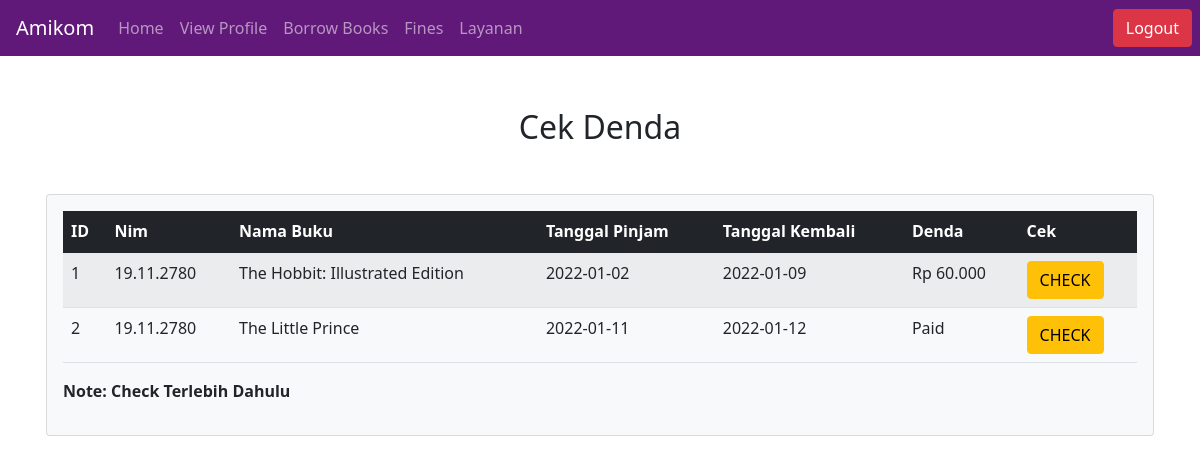
Page /fine_student.php (signed in) on the committed database.
### tables this page shows
CREATE TABLE `borrow` (
  `borrowId` int(11) NOT NULL,
  `Nim` varchar(255) NOT NULL,
  `bookId` int(2) NOT NULL,
  `bookName` varchar(255) NOT NULL,
  `borrowDate` date NOT NULL,
  `returnDate` date NOT NULL,
  `borrowStatus` int(2) NOT NULL,
  `fine` varchar(100) NOT NULL
);

### fine_student.php (the view, shortened to what this page needs)
<?php
    include "./includes/conn.php";
	if(isset($_COOKIE['nameUser'])){
		$user = $_COOKIE['nameUser'];
	}else{
		$user = $_SESSION['usernameUser'];
	}
	function rupiah($angka){
		if($angka == "Paid"){
			$hasil_rupiah = "Paid";
		}else{
			$hasil_rupiah = "Rp " . number_format($angka,0,',','.');
		}
		return $hasil_rupiah;
    }
 ?>
<!DOCTYPE html>
<html lang="en">
<head>
    <link href="https://cdn.jsdelivr.net/npm/bootstrap@5.1.3/dist/css/bootstrap.min.css" rel="stylesheet">
</head>
<body>
<?php include "includes/nav_user.php"; ?>
<div class="container">
	<div class="container p-1 mt-5">
		<h2 class="mb-5"><center>Cek Denda</center></h2>
        <div class="card card-body bg-light">
			<table class="table table-striped">
		          <thead class="table-dark">
		               <tr>
		                  <th>ID</th>
		                  <th>Nim</th>
		                  <th>Nama Buku</th>
		                  <th>Tanggal Pinjam</th>
		                  <th>Tanggal Kembali</th>
		                  <th>Denda</th>
						  <th>Cek</th>
		                </tr>
		          </thead>
				  <tbody>
				   <?php
                  		$sql = "SELECT * FROM borrow where Nim = '$user' ORDER BY returnDate";
                  		$query = mysqli_query($conn, $sql);
                  		$counter = 1;
                  		while($row = mysqli_fetch_assoc($query)) {
                   ?>
		            <tr>
						<td><?php echo $counter ++; ?></td>
						<td><?php echo $row['Nim']; ?></td>
						<td><?php echo $row['bookName']; ?></td>
						<td><?php echo $row['borrowDate']; ?></td>
						<td><?php echo $row['returnDate']; ?></td>
						<td><?php echo rupiah($row['fine']); ?></td>
						<td>
							<form action="fine_student.php" method="post">
								<button name="check" type="submit" class="btn btn-warning">CHECK</button>
							</form>
		             	</td>
		            </tr>
		            <?php } ?>
		         </tbody>
		   	</table>
			<p><b>Note: Check Terlebih Dahulu</b></p>
        </div>
    </div>
</body>
</html>

### rows in the picture
borrow: Nim "19.11.2780", bookName "The Hobbit: Illustrated Edition", borrowDate "2022-01-02", returnDate "2022-01-09", fine "Rp 60.000"
borrow: Nim "19.11.2780", bookName "The Little Prince", borrowDate "2022-01-11", returnDate "2022-01-12", fine "Paid"
